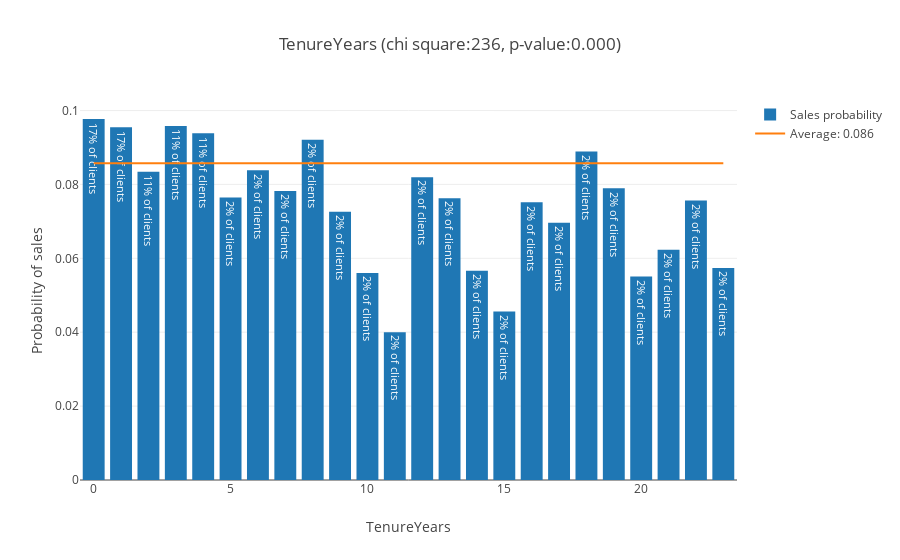

Notebook source saved alongside this figure:
### Markdown cell above
### Tenure ###

Client's tenure (year when the person became a client of the company)

### Code cell
db1['TenureYears'] = 2013 - db1['Tenure']
chi, pval, fig = analyze_feature('TenureYears', db1, categorical=False)
scores['TenureYears'] = (chi, pval)
iplot(fig)

### Figure 1 — Plotly figure (JSON) as saved in the notebook; plotly's stock layout.template omitted (floating-point values rounded to 4 significant figures)
{"data": [{"error_y": {"array": [0.005156, 0.0051, 0.00589, 0.006289, 0.006136, 0.01469, 0.01516, 0.01419, 0.01483, 0.01372, 0.01249, 0.01047, 0.01434, 0.01411, 0.012, 0.0115, 0.01417, 0.01343, 0.015, 0.01458, 0.01198, 0.01317, 0.01375, 0.01216], "type": "data", "visible": false}, "name": "Sales probability", "text": ["17% of clients", "17% of clients", "11% of clients", "11% of clients", "11% of clients", "2% of clients", "2% of clients", "2% of clients", "2% of clients", "2% of clients", "2% of clients", "2% of clients", "2% of clients", "2% of clients", "2% of clients", "2% of clients", "2% of clients", "2% of clients", "2% of clients", "2% of clients", "2% of clients", "2% of clients", "2% of clients", "2% of clients"], "type": "bar", "x": [0, 1, 2, 3, 4, 5, 6, 7, 8, 9, 10, 11, 12, 13, 14, 15, 16, 17, 18, 19, 20, 21, 22, 23], "y": [0.09771, 0.09548, 0.08345, 0.09585, 0.09385, 0.07645, 0.08383, 0.07821, 0.09211, 0.07263, 0.05605, 0.04, 0.08197, 0.07627, 0.0566, 0.04559, 0.07514, 0.06964, 0.08889, 0.07895, 0.0551, 0.06231, 0.07568, 0.05738]}, {"mode": "lines", "name": "Average: 0.086", "type": "scatter", "x": [0, 23], "y": [0.08575, 0.08575]}], "layout": {"barmode": "group", "title": "TenureYears (chi square:236, p-value:0.000)", "xaxis": {"title": "TenureYears"}, "yaxis": {"title": "Probability of sales"}}}
